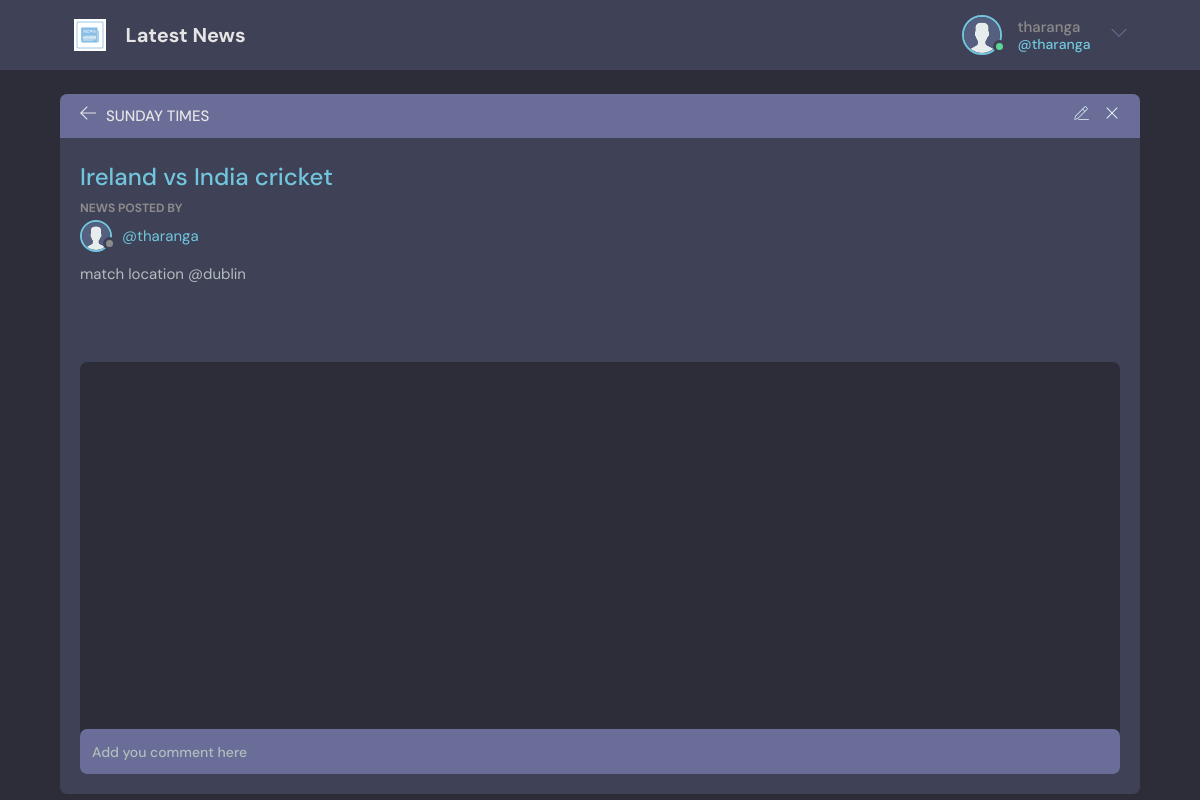
Page /newspaper/6/ (signed in) on the committed database.
### base/models.py (models this page shows, shortened)
class NewsArtical(models.Model):
    newsAdmin = models.ForeignKey(User, on_delete=models.SET_NULL, null=True)
    newspaperTitle = models.ForeignKey(NewspaperTitle, on_delete=models.SET_NULL, null=True)
    name = models.CharField(max_length=100)
    descriptoin = models.TextField(null=True, blank=True)
    subscribers = models.ManyToManyField(
        User, related_name='subscribers', blank=True
    )
    updatedAt = models.DateTimeField(auto_now=True)
    createdAt = models.DateTimeField(auto_now_add=True)
    class Meta:
        ordering = ['-updatedAt']

class NewspaperTitle(models.Model):
    name = models.CharField(max_length=100)
    def __str__(self):
        return self.name

### base/views.py (the view, shortened to what this page needs)
# urls.py: path('newspaper/<str:pk>/', views.newspaper, name="newspaper"),
@login_required(login_url="login")
def newspaper(request, pk):
    newspaper1 = None
    newspaper1 = NewsArtical.objects.get(id=pk)
    userComments = newspaper1.newscomment_set.all().order_by('-updatedAt')
    selectedNewsPaper = {'newspaper': newspaper1, 'userComments':userComments}
    return render(request, 'base/newspaper.html', selectedNewsPaper)

### base/templates/base/newspaper.html (shortened to what this page needs)
{% extends 'main.html' %}
{% load static %}
{% block content %}
    <main class="profile-page layout layout--2">
      <div class="container">
        <div class="room">
          <div class="room__top">
            <div class="room__topLeft">
              <a href="{% url 'home'%}">
                <svg version="1.1" xmlns="http://www.w3.org/2000/svg" width="32" height="32" viewBox="0 0 32 32">
                  <title>arrow-left</title>
                  <path
                    d="M13.723 2.286l-13.723 13.714 13.719 13.714 1.616-1.611-10.96-10.96h27.625v-2.286h-27.625l10.965-10.965-1.616-1.607z"
                  ></path>
                </svg>
              </a>
              <h3>{{ newspaper.newspaperTitle }}</h3>
            </div>
            {% if newspaper.newsAdmin == request.user %}
            <div class="room__topRight">
              <a href="{% url 'update-newspaper' newspaper.id%}">
              </a>
              <a href="{% url 'delete-newspaper' newspaper.id %}">
                <svg version="1.1" xmlns="http://www.w3.org/2000/svg" width="32" height="32" viewBox="0 0 32 32">
                  <title>remove</title>
                  <path
                    d="M27.314 6.019l-1.333-1.333-9.98 9.981-9.981-9.981-1.333 1.333 9.981 9.981-9.981 9.98 1.333 1.333 9.981-9.98 9.98 9.98 1.333-1.333-9.98-9.98 9.98-9.981z"
                  ></path>
                </svg>
              </a>
            </div>
            {% endif %}
          </div>
          <div class="room__box scroll">
            <div class="room__header scroll">
              <div class="room__info">
                <h3>{{ newspaper.name }}</h3>
              </div>
              <div class="room__hosted">
                <p>News posted By</p>
                <a href="#" class="room__author">
                  <div class="avatar avatar--small">
                    <img src="{% static 'images/avatar.svg' %}" />
                  </div>
                  <span>@{{newspaper.newsAdmin}}</span>
                </a>
              </div>
              <div class="room__details">
                {{newspaper.descriptoin}}
              </div>
            </div>
            <div class="room__conversation">
              <div class="threads scroll">
              </div>
            </div>
          </div>
          {% if request.user.is_authenticated %}
          <div class="room__message">
            <form method="POST" action="">
                <input name="commentInfo" placeholder="Add you comment here" />
            </form>
          </div>
          {% endif %}
        </div>
      </div>
    </main>
{% endblock content %}

### templates/navbar.html (shortened to what this page needs)
{% load static %}
<header class="header header--loggedIn">
    <div class="container">
      <a href="{% url 'home'%}" class="header__logo">
        <img src="{% static 'images/newslogo.webp' %}" />
        <h1>Latest News</h1>
      </a>
      <nav class="header__menu">
        {% if request.user.is_authenticated %}
        <div class="header__user">
          <a href="{% url 'update-user' %}">
            <div class="avatar avatar--medium active">
              <img src="{% static 'images/avatar.svg' %}" />
            </div>
            <p>{{request.user.username}} <span>@{{request.user.username}}</span></p>
          </a>
          <button class="dropdown-button">
            <svg version="1.1" xmlns="http://www.w3.org/2000/svg" width="32" height="32" viewBox="0 0 32 32">
              <title>chevron-down</title>
              <path d="M16 21l-13-13h-3l16 16 16-16h-3l-13 13z"></path>
            </svg>
          </button>
        </div>
        {% else %}
        <a href="{% url 'login' %}">
          <img src="{% static 'images/user.svg' %}" />
          <p>Login</p>
        </a>
        {% endif %}
      </nav>
    </div>
  </header>

### rows in the picture
NewsArtical: newspaperTitle "SUNDAY TIMES", name "Ireland vs India cricket", newsAdmin "tharanga", descriptoin "match location @dublin"

### other values in the picture
{{ request.user.username }} "tharanga"
